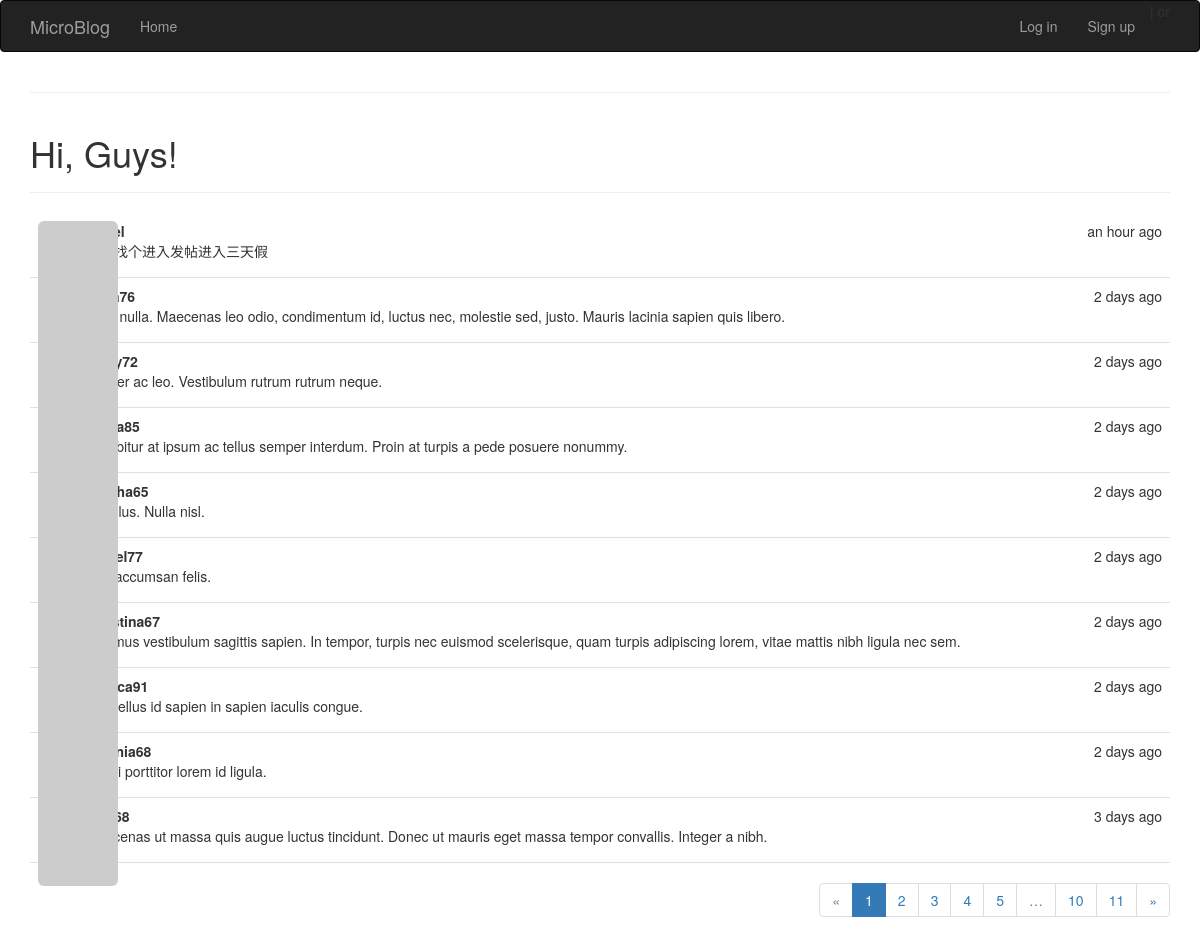
/index, run on the app's committed database.
### app/models.py (models this page shows, shortened)
class Post(db.Model):
    id = db.Column(db.Integer, primary_key = True)
    body = db.Column(db.String(140))
    timestamp = db.Column(db.DateTime(), default=datetime.now)
    user_id = db.Column(db.Integer, db.ForeignKey('user.id'))

class User(db.Model):
    id = db.Column(db.Integer, primary_key = True)
    name = db.Column(db.String(64), index = True, unique = True)
    email = db.Column(db.String(120), index = True, unique = True)
    role_id = db.Column(db.Integer, db.ForeignKey('role.id'))
    password_hash = db.Column(db.String(128))
    posts = db.relationship('Post', backref = 'author', lazy = 'dynamic')
    location = db.Column(db.String(64))
    about_me = db.Column(db.String(140))
    member_since = db.Column(db.DateTime(), default=datetime.now)
    last_seen = db.Column(db.DateTime(), default=datetime.now)
    avatar_hash = db.Column(db.String(32))
    def gravatar(self, size=100, default='identicon', rating='g'):
        if request.is_secure:
            url = 'https://secure.gravatar.com/avatar'
        else:
            url = 'http://www.gravatar.com/avatar'
        hash = self.avatar_hash or hashlib.md5(
            self.email.encode('utf-8')).hexdigest()
        return '{url}/{hash}?s={size}&d={default}&r={rating}'.format(
            url=url, hash=hash, size=size, default=default, rating=rating)
    @property
    def password(self):
        raise AttributeError('password is not a readable attribute')

### app/views.py (the view, shortened to what this page needs)
@app.route('/', methods = ['GET','POST'])
@app.route('/index', methods = ['GET','POST'])
def index():
    form = PublishForm()
    user = None
    query = Post.query
    page = request.args.get('page', 1, type=int)
    pagination = query.order_by(Post.timestamp.desc()).paginate(
        page, per_page=current_app.config['FLASKY_POSTS_PER_PAGE'],
        error_out=False)
    posts = pagination.items
    return render_template("index.html",
                            title = 'Home',
                            form = form,
                            user = user,
                            posts = posts,
                            pagination=pagination
                            )

### app/templates/index.html
{% extends "base.html" %}
{% import "bootstrap/wtf.html" as wtf %}
{% import "_macros.html" as macros %}
{% block page_content %}
    <div class="page-header">
    {% if not current_user.is_authenticated %}
    <h1>Hi, Guys!</h1></div>
    {% else %}
    <h1>Welcome back, {{ current_user.name }}!</h1>
    </div>
    <div>
    {{ wtf.quick_form(form) }}
    </div>
    {% endif %}
    <div class="post-tabs">
    {% include '_posts.html' %}
    </div>
    {% if pagination %}
    <div class="pagination">
        {{ macros.pagination_widget(pagination, 'index') }}
    </div>
    {% endif %}
{% endblock %}

### app/templates/_posts.html
<ul class="posts">
    {% for post in posts %}
    <li class="post">
        <div class="post-thumbnail">
            {% if current_user.is_authenticated %}
            <a href="{{ url_for('users', user_id = post.author.id) }}">
            <img class="img-rounded profile-thumbnail" src="{{ post.author.gravatar(size=40) }}">
            </a>
            {% else %}
            <a><img class="img-rounded profile-thumbnail" src="{{ post.author.gravatar(size=40) }}"></a>
            {% endif %}
        </div>
        <div class="post-content">
            <div class="post-date">{{ moment(post.timestamp).fromNow() }}</div>
            <div class="post-author">
            {% if current_user.is_authenticated %}
            <a href="{{ url_for('users', user_id = post.author.id) }}">{{ post.author.name }}</a>
            {% else %}
            {{ post.author.name }}
            {% endif %}
            </div>
            <div class="post-body">
                {% if post.body_html %}
                    {{ post.body_html | safe }}
                {% else %}
                    {{ post.body }}
                {% endif %}
            </div>
        </div>
    </li>
    {% endfor %}
</ul>

### app/static/styles.css (style rules this page uses)
.profile-thumbnail { position: absolute; }
div.post-tabs { margin-top: 16px; }
ul.posts { list-style-type: none; padding: 0px; margin: 16px 0px 0px 0px; border-top: 1px solid #e0e0e0; }
div.post-tabs ul.posts { margin: 0px; border-top: none; }
ul.posts li.post { padding: 8px; border-bottom: 1px solid #e0e0e0; }
div.post-date { float: right; }
div.post-author { font-weight: bold; }
div.post-thumbnail { position: absolute; }
div.post-content { margin-left: 48px; min-height: 48px; }
div.pagination { width: 100%; text-align: right; padding: 0px; margin: 0px; }

### data on the page
Post: timestamp "an hour ago", body "都想找个进入发帖进入三天假"
Post: timestamp "2 days ago", body "Nam nulla. Maecenas leo odio, condimentum id, luctus nec, molestie sed, justo. Mauris lacinia sapien quis libero."
Post: timestamp "2 days ago", body "Integer ac leo. Vestibulum rutrum rutrum neque."
Post: timestamp "2 days ago", body "Curabitur at ipsum ac tellus semper interdum. Proin at turpis a pede posuere nonummy."
Post: timestamp "2 days ago", body "Ut tellus. Nulla nisl."
Post: timestamp "2 days ago", body "Sed accumsan felis."
Post: timestamp "2 days ago", author.name "christina67", body "Vivamus vestibulum sagittis sapien. In tempor, turpis nec euismod scelerisque, quam turpis adipiscing lorem, vitae mattis nibh ligula nec sem."
Post: timestamp "2 days ago", body "Phasellus id sapien in sapien iaculis congue."
Post: timestamp "2 days ago", author.name "virginia68", body "Morbi porttitor lorem id ligula."
Post: timestamp "3 days ago", body "Maecenas ut massa quis augue luctus tincidunt. Donec ut mauris eget massa tempor convallis. Integer a nibh."

### other printed values
{{ p }} "1"
{{ p }} "2" "3" "4" "5" "10" "11"
